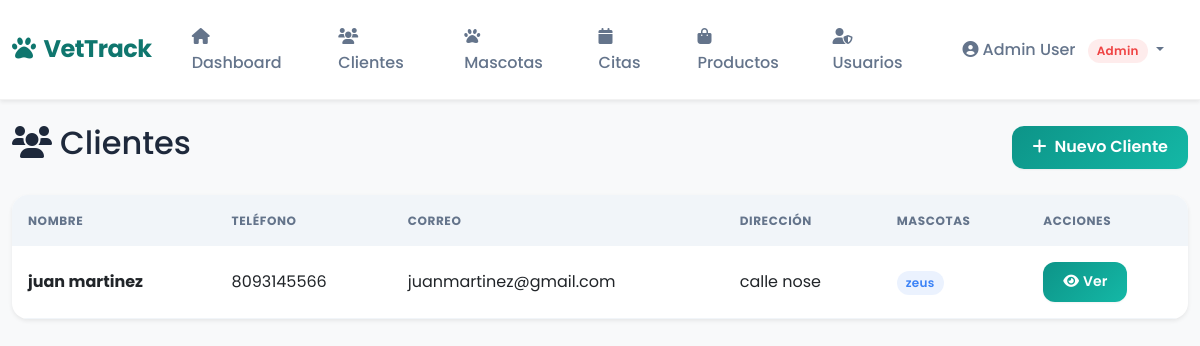
Screenshot of /clientes (signed in) with the database file from the repository.
### app/models.py (models this page shows, shortened)
class Cliente(db.Model):
    __tablename__ = 'clientes'
    id_cliente = db.Column(db.Integer, primary_key=True)
    nombre = db.Column(db.String(100), nullable=False)
    apellido = db.Column(db.String(100), nullable=False)
    telefono = db.Column(db.String(20))
    direccion = db.Column(db.String(200))
    correo = db.Column(db.String(150))
    pacientes = db.relationship('Paciente', backref='cliente', lazy=True, cascade="all, delete-orphan")

class Paciente(db.Model):
    __tablename__ = 'pacientes'
    id_paciente = db.Column(db.Integer, primary_key=True)
    nombre = db.Column(db.String(100), nullable=False)
    especie = db.Column(db.String(50), nullable=False)
    raza = db.Column(db.String(100))
    fecha_nacimiento = db.Column(db.Date)
    peso = db.Column(db.Numeric(5, 2))
    id_cliente = db.Column(db.Integer, db.ForeignKey('clientes.id_cliente'), nullable=False)
    visitas = db.relationship('Visita', backref='paciente', lazy=True, cascade="all, delete-orphan")
    citas = db.relationship('Cita', backref='paciente', lazy=True, cascade="all, delete-orphan")

### app/routes/clientes.py (the view)
@clientes_bp.route('/clientes')
@login_required
def lista_clientes():
    clientes = Cliente.query.all()
    return render_template('clientes/lista.html', clientes=clientes)

### app/routes/main.py (called while the page is built)
def login_required(f):
    @wraps(f)
    def decorated_function(*args, **kwargs):
        if 'user_id' not in session:
            return redirect(url_for('auth.login'))
        return f(*args, **kwargs)
    return decorated_function

### app/templates/clientes/lista.html
{% extends 'base.html' %}
{% block content %}
<div class="d-flex justify-content-between align-items-center mb-4">
    <h2><i class="fas fa-users me-2"></i>Clientes</h2>
    <a href="{{ url_for('clientes.nuevo_cliente') }}" class="btn btn-primary">
        <i class="fas fa-plus me-2"></i>Nuevo Cliente
    </a>
</div>
<div class="card shadow-sm">
    <div class="card-body p-0">
        <div class="table-responsive">
            <table class="table table-hover mb-0">
                <thead class="table-primary">
                    <tr>
                        <th>Nombre</th>
                        <th>Teléfono</th>
                        <th>Correo</th>
                        <th>Dirección</th>
                        <th>Mascotas</th>
                        <th>Acciones</th>
                    </tr>
                </thead>
                <tbody>
                    {% for cliente in clientes %}
                    <tr>
                        <td><strong>{{ cliente.nombre }} {{ cliente.apellido }}</strong></td>
                        <td>{{ cliente.telefono or 'N/A' }}</td>
                        <td>{{ cliente.correo or 'N/A' }}</td>
                        <td>{{ cliente.direccion or 'N/A' }}</td>
                        <td>
                            {% for paciente in cliente.pacientes %}
                                <span class="badge bg-info">{{ paciente.nombre }}</span>
                            {% else %}
                                <span class="text-muted">Sin mascotas</span>
                            {% endfor %}
                        </td>
                        <td>
                            <a href="{{ url_for('clientes.detalle_cliente', id=cliente.id_cliente) }}" class="btn btn-sm btn-primary">
                                <i class="fas fa-eye me-1"></i>Ver
                            </a>
                        </td>
                    </tr>
                    {% else %}
                    <tr>
                        <td colspan="6" class="text-center py-4 text-muted">No hay clientes registrados</td>
                    </tr>
                    {% endfor %}
                </tbody>
            </table>
        </div>
    </div>
</div>
{% endblock %}

### app/static/css/style.css (style rules this page uses)
:root { --primary: #0d9488; --primary-light: #14b8a6; --primary-dark: #0f766e; --secondary: #64748b; --accent: #f59e0b; --bg-body: #f0fdfa; --bg-card: #ffffff; --text-main: #1e293b; --text-muted: #64748b; --success: #10b981; --danger: #ef4444; --warning: #f59e0b; --info: #3b82f6; --shadow-sm: 0 1px 2px 0 rgb(0 0 0 / 0.05); --shadow-md: 0 4px 6px -1px rgb(0 0 0 / 0.1), 0 2px 4px -2px rgb(0 0 0 / 0.1); --shadow-lg: 0 10px 15px -3px rgb(0 0 0 / 0.1), 0 4px 6px -4px rgb(0 0 0 / 0.1); --radius-md: 0.75rem; --radius-lg: 1rem; }
body { font-family: 'Poppins', sans-serif; background-color: var(--bg-body); color: var(--text-main); line-height: 1.6; }
.card { background: var(--bg-card); border: none; border-radius: var(--radius-lg); box-shadow: var(--shadow-md); transition: transform 0.3s ease, box-shadow 0.3s ease; overflow: hidden; }
.card-body { padding: 1.5rem; }
.btn { border-radius: var(--radius-md); padding: 0.6rem 1.25rem; font-weight: 600; transition: all 0.2s ease; border: none; box-shadow: var(--shadow-sm); }
.btn-primary { background: linear-gradient(135deg, var(--primary) 0%, var(--primary-light) 100%); color: white; }
.table { border-collapse: separate; border-spacing: 0; }
.table thead th { background-color: #f1f5f9; color: var(--text-muted); text-transform: uppercase; font-size: 0.75rem; letter-spacing: 0.05em; padding: 1rem; border: none; first-child: border-top-left-radius: var(--radius-md); last-child: border-top-right-radius: var(--radius-md); }
.table tbody tr { transition: background-color 0.2s; }
.table td { padding: 1rem; border-bottom: 1px solid #f1f5f9; vertical-align: middle; }
.badge { padding: 0.5em 0.75em; font-weight: 600; border-radius: 9999px; letter-spacing: 0.025em; }
.badge.bg-info { background-color: rgba(59, 130, 246, 0.1) !important; color: var(--info); }

### rows the page displays
Cliente: nombre "juan", apellido "martinez", telefono "8093145566", correo "juanmartinez@gmail.com", direccion "calle nose"
Paciente: nombre "zeus"

### other values shown
{{ session.get('user_name') }} "Admin User"
{{ session.get('user_role') }} "Admin"
